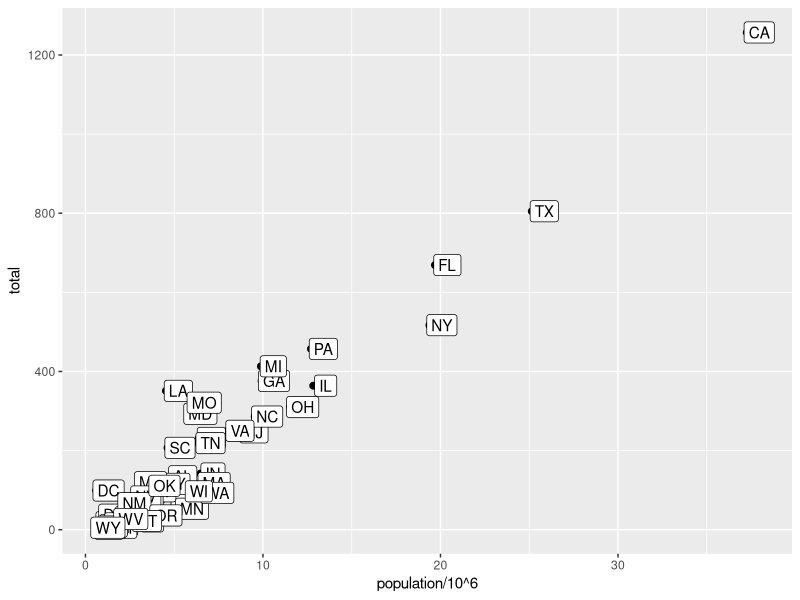
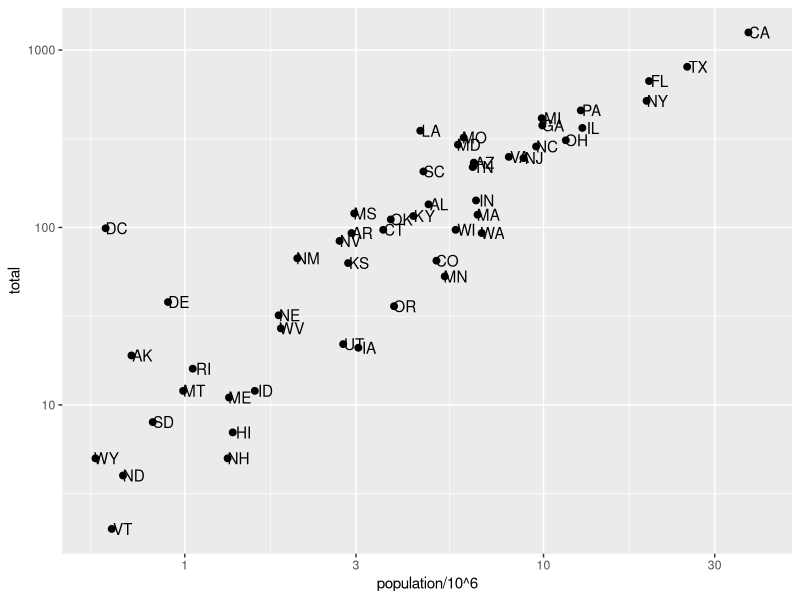
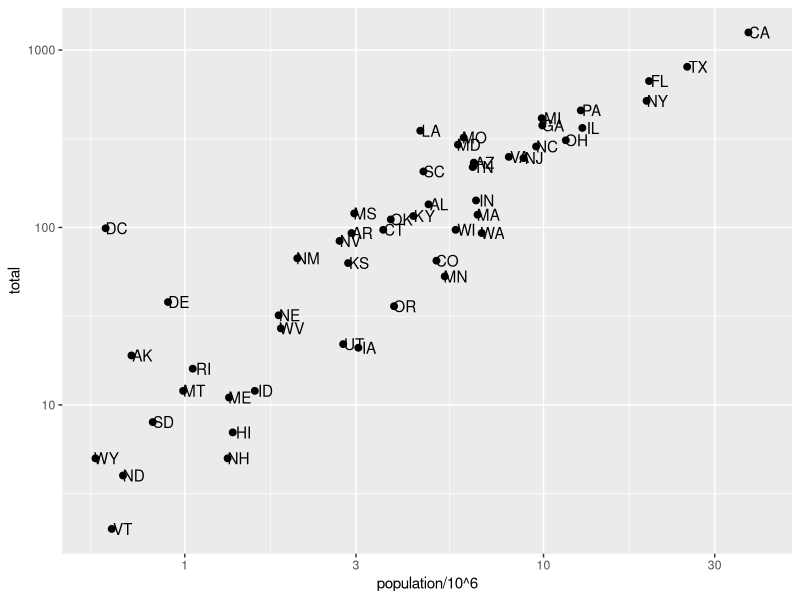
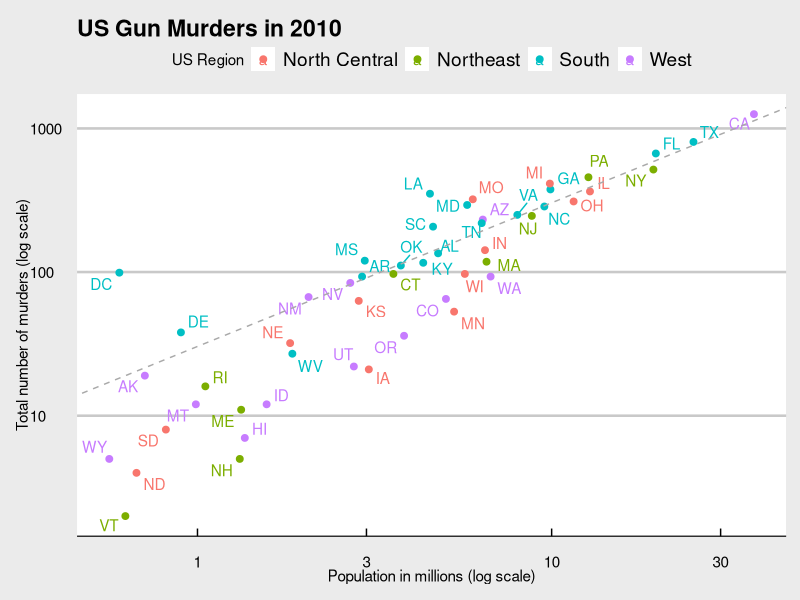
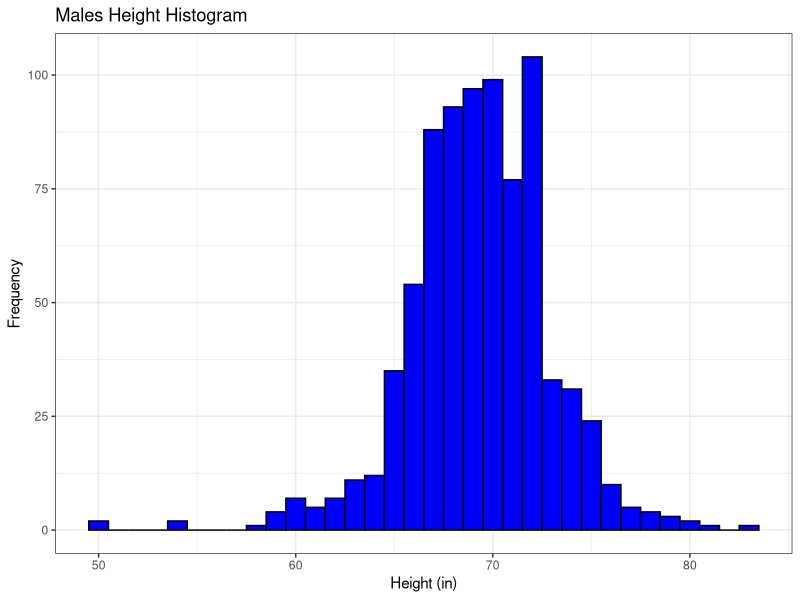
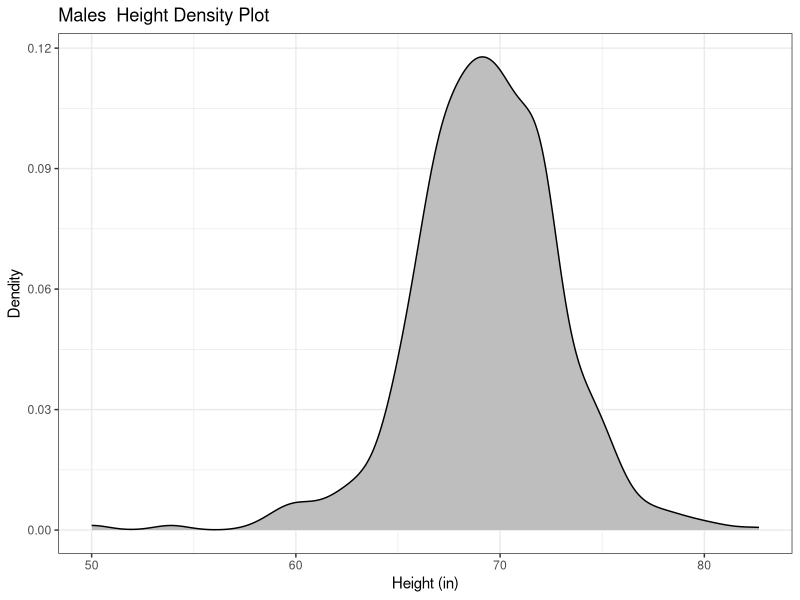
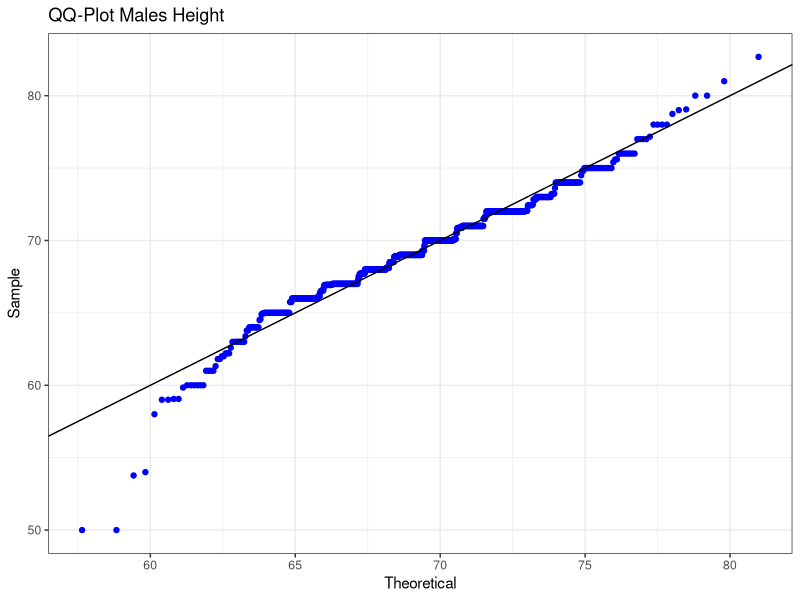

Here is the R script that generated these plots, in order:
library(tidyverse)
library(dslabs)
library(ggthemes)
library(ggrepel)

data("murders")

murders$region <- factor(murders$region, # Change the order of levels
                         levels = c("North Central", "Northeast", "South", "West"))

r <- murders %>% # F
  summarize(rate = sum(total) / sum(population) * 10^6) %>% 
  .$rate # == pull()

# Tex, aesthetic
ggplot(data = murders, 
       mapping = aes(x = population/10^6, 
                     y = total, 
                     label = abb)) + 
  geom_point(size = 2) + 
  geom_label(nudge_x = 0.7) 

# Scale
ggplot(data = murders, 
       mapping = aes(x = population/10^6, 
                     y = total, 
                     label = abb)) + 
  geom_point(size = 2) + 
  geom_text(nudge_x = 0.03) + 
  scale_x_continuous(trans = "log10") + 
  scale_y_continuous(trans = "log10")

ggplot(data = murders, 
       mapping = aes(x = population/10^6, 
                     y = total, 
                     label = abb)) + 
  geom_point(size = 2) + 
  geom_text(nudge_x = 0.03) + 
  scale_x_log10() + 
  scale_y_log10()

# Labels, colors by categorical variable 
ggplot(data = murders, 
       mapping = aes(x = population/10^6, 
                     y = total, 
                     label = abb, 
                     col = region)) + 
  geom_point(size = 2) + 
  geom_text_repel() + # geom_text_(nudge_x = 0.03, col = "black")
  scale_x_log10() + 
  scale_y_log10() + 
  labs(title = "US Gun Murders in 2010", 
       x = "Population in millions (log scale)",  
       y = "Total number of murders (log scale)") + 
  geom_abline(intercept = log10(r), 
              lty = 2, 
              color = "darkgray") + 
  scale_color_discrete(name = "US Region") + 
  theme_economist_white()

# Exercises 

data("heights")

males <- heights %>% 
  filter(sex == "Male")

heights$height[heights$sex == "Male"]

# Histogram ====
ggplot(data = males, 
       mapping = aes(x = height)) + 
  geom_histogram(binwidth = 1, 
                 col = "black", 
                 fill = "blue") + 
  labs(title = "Males Height Histogram", 
       x = "Height (in)", 
       y = "Frequency") + 
  theme_bw()

# Density plot ====
ggplot(data = males, 
       mapping = aes(x = height)) +
  geom_density(fill = "Gray") +
  labs(title = "Males  Height Density Plot", 
       x = "Height (in)", 
       y = "Dendity") + 
  theme_bw()

# QQ-Plot ====
ggplot(data = males, 
       mapping = aes(sample = height)) +
  geom_qq(col = "blue", 
          dparams = c(mean(males$height), sd(males$height))) + 
  labs(title = "QQ-Plot Males Height", 
       x = "Theoretical", 
       y = "Sample") + 
  geom_abline() + 
  theme_bw()
